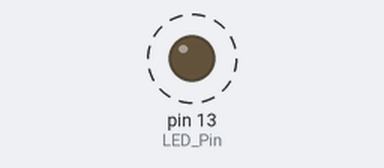
Simulated run of this sketch. Board: Arduino Uno, built with avr-gcc and run on an emulated ATmega328P. On the bench: output pins drawn as LEDs (lit = HIGH). Dashed ring = blinking.

Above: at 0.5 s.
Timing chart, 0 to 4.6 s (numbered marks = the images above):
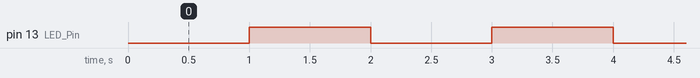

The sketch:

BlinkWithoutDelay.ino
```cpp
/*BlinkWithoutDelay
This sketch will extend the concept of the Blink sketch but now allow
the PIN 13 LED to blink without delay other logic running the the "Loop"
functioin.

Developer: Wes Urbat
Last Modified:  03.12.16 @ 22:30
*/

//Note no additional libraries were loaded using the #include preprocessor directive.

//Variable declarations

//Constant this value will not change
const int LED_Pin = 13;			//PIN number of the only built-in actuator on the board.
const long BlinkFreq = 1000;	//LED blink frequency in milliseconds.

//Standard variable whos value will change
int LED_State = LOW;			//Initial LED state - De-energized

//Time variable in milliseconds generally use an "unsigned long" if value is expected to be large.
unsigned long PreviousTime = 0;	//Initialize value at 0ms, will store last millis() value.

//The setup function runs only once during reset of the microcontroller or when power is initially supplied.
void setup()
{
	//Setup Digital Output pins
	pinMode(LED_Pin, OUTPUT);		//Initialize the PIN 13 Mode

	//Setup Digital Input pins

}

// The loop function runs continuously at the update rate of the microcontroller.
void loop()
{
	//Determine if the LED is suppose to be ON or OFF. First scan LED will be OFF.
	//Using the "millis()" function current time will be compare to the previous scan time.
	//This method allow the "loop" function to perform other actions while blinking the LED.

	unsigned long CurrentTime = millis();
	if (CurrentTime - PreviousTime >= BlinkFreq)
	{
		//Update PreviousTime to CurrentTime
		PreviousTime = CurrentTime;

		//change the state of the LED to the opposite state
		if (LED_State == LOW)
		{
			LED_State = HIGH;
		}
		else
		{
			LED_State = LOW;
		}
		digitalWrite(LED_Pin, LED_State); //Turns the output for LED_Pin ON or OFF (HIGH/LOW).
	}
	//Other code needing to excute each scan while LED blinks goes here.
}
```

Measured:
- by itself, pin 13 (LED_Pin): alternates HIGH for 1.0 s and LOW for 1.0 s
